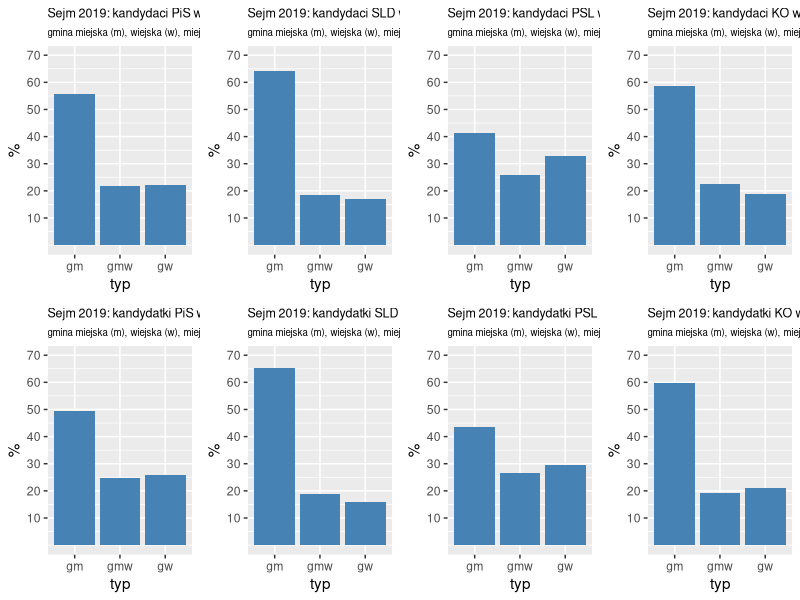
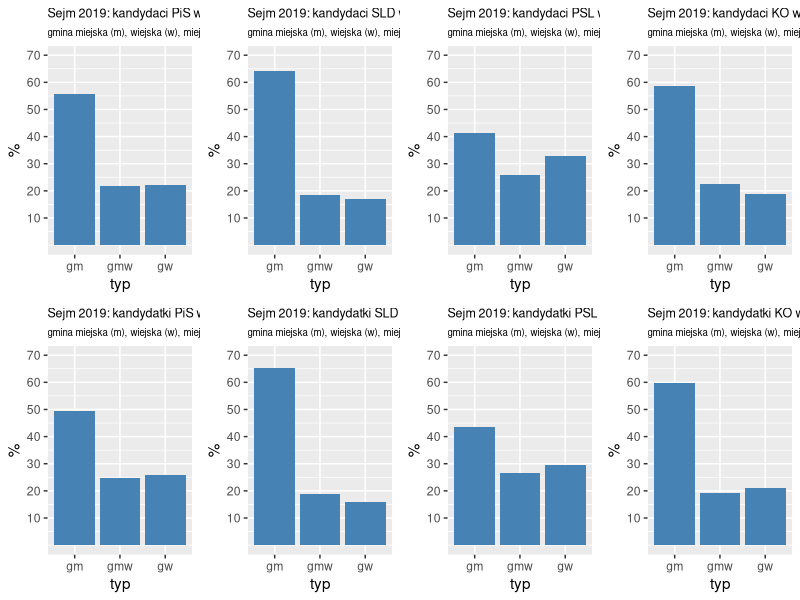

Write the R code that produced these figures, in order.
require(ggplot2)
require(ggpubr)


k0 <- read.csv("kandydaci_sejm_cc00.csv", sep = ';',  header=T, na.string="NA");
k0 <- subset(k0, (komitet == "PiS" | komitet == "KOBW" | komitet == "PSL" | komitet == "SLD"))

k0$typ <- gsub('mm', 'gm', k0$typ)


total <- 918
total5 <- 41 * 5

gminaN <- ggplot(k0) +
 ggtitle("Sejm 2019: kandydaci wg m. zamieszkania") +
 ylab(label="N") +
 geom_bar(aes(x = typ), fill="#e2891d")

gminaP <- ggplot(k0, aes(x = typ)) + 
 ggtitle("Sejm 2019: kandydaci wg m. zamieszkania") +
 ylab(label="%") +
 scale_y_continuous(breaks=c(0.1, 0.2, 0.3, 0.4, 0.5, 0.6, 0.7, 0.8, 0.9), labels=c("10", "20", "30", "40", "50", "60", "70", "80", "90")) +
 ##geom_bar(aes(y = (..count..)/total5), fill="steelblue")
 geom_bar(aes(y = (..count..)/sum(..count..)), fill="steelblue")

#gminaN
#gminaP 

kx <-  subset(k0, (plec == "Kobieta" ))

gminaP.kobiety <- ggplot(kx, aes(x = typ)) + 
 ggtitle("Sejm 2019: kandydaci wg m. zamieszkania (kobiety)") +
 ylab(label="%") +
 scale_y_continuous(breaks=c(0.1, 0.2, 0.3, 0.4, 0.5, 0.6, 0.7, 0.8, 0.9), labels=c("10", "20", "30", "40", "50", "60", "70", "80", "90")) +
 geom_bar(aes(y = (..count..)/sum(..count..)), fill="steelblue")

#gminaP.kobiety 

## kobiety vs typ gminy

kk <-  subset(kx, (komitet == "PiS" ))
gminaP.pis.k <- ggplot(kk, aes(x = typ)) + 
 ggtitle("Sejm 2019: kandydatki PiS wg m. zamieszkania", subtitle="gmina miejska (m), wiejska (w), miejsko-wiejska (mw)") +
 ylab(label="%") +
 scale_y_continuous(breaks=c(0.1, 0.2, 0.3, 0.4, 0.5, 0.6, 0.7), labels=c("10", "20", "30", "40", "50", "60", "70"), limits = c(0, 0.70)) +
 theme(plot.title = element_text(size=9))+
 theme(plot.subtitle = element_text(size=7))+
 geom_bar(aes(y = (..count..)/sum(..count..)), fill="steelblue")

#gminaP.pis.k

kk <-  subset(kx, (komitet == "SLD" ))

gmina.sld.k <- ggplot(kk, aes(x = typ)) + 
 ggtitle("Sejm 2019: kandydatki SLD wg m. zamieszkania") +
 ylab(label="N") +
 geom_bar(aes(x = typ), fill="steelblue")

#gmina.sld.k

gminaP.sld.k <- ggplot(kk, aes(x = typ)) +
 ggtitle("Sejm 2019: kandydatki SLD wg m. zamieszkania", subtitle="gmina miejska (m), wiejska (w), miejsko-wiejska (mw)") +
 ylab(label="%") +
 scale_y_continuous(breaks=c(0.1, 0.2, 0.3, 0.4, 0.5, 0.6, 0.7), labels=c("10", "20", "30", "40", "50", "60", "70"), limits = c(0, 0.70)) +
 ## jeżeli za małe limits to nie wykreśla Removed 1 rows containing missing values (geom_bar)
 ## no dokładnie ten `bar' który jest za duży
 ##scale_y_continuous(breaks=c(0.1, 0.2, 0.3, 0.4, 0.5), labels=c("10", "20", "30", "40", "50"), limits = c(0, 0.50)) +
 theme(plot.title = element_text(size=9))+
 theme(plot.subtitle = element_text(size=7))+
 geom_bar(aes(y = (..count..)/sum(..count..)), fill="steelblue")

#gminaP.sld.k

kk <-  subset(kx, (komitet == "PSL" ))
gminaP.psl.k <- ggplot(kk, aes(x = typ)) + 
 ggtitle("Sejm 2019: kandydatki PSL wg m. zamieszkania", subtitle="gmina miejska (m), wiejska (w), miejsko-wiejska (mw)") +
 ylab(label="%") +
 scale_y_continuous(breaks=c(0.1, 0.2, 0.3, 0.4, 0.5, 0.6, 0.7), labels=c("10", "20", "30", "40", "50", "60", "70"), limits = c(0, 0.70)) +
 theme(plot.title = element_text(size=9))+
 theme(plot.subtitle = element_text(size=7))+
 geom_bar(aes(y = (..count..)/sum(..count..)), fill="steelblue")

kk <-  subset(kx, (komitet == "KOBW" ))
gminaP.kobw.k <- ggplot(kk, aes(x = typ)) + 
 ggtitle("Sejm 2019: kandydatki KO wg m. zamieszkania", subtitle="gmina miejska (m), wiejska (w), miejsko-wiejska (mw)") +
 ylab(label="%") +
 scale_y_continuous(breaks=c(0.1, 0.2, 0.3, 0.4, 0.5, 0.6, 0.7), labels=c("10", "20", "30", "40", "50", "60", "70"), limits = c(0, 0.70)) +
 theme(plot.title = element_text(size=9))+
 theme(plot.subtitle = element_text(size=7))+
 geom_bar(aes(y = (..count..)/sum(..count..)), fill="steelblue")

#gminaP.pis.k 
#gminaP.sld.k
#gminaP.psl.k
#gminaP.kobw.k

#ggarrange( gminaP.pis.k, gminaP.sld.k, gminaP.psl.k, gminaP.kobw.k, ncol = 2, nrow = 2)

##
## komitety vs typ gminy (k+m)
kx <-  subset(k0, (komitet == "PiS" ))
gminaP.pis <- ggplot(kx, aes(x = typ)) + 
 ggtitle("Sejm 2019: kandydaci PiS wg m. zamieszkania", subtitle="gmina miejska (m), wiejska (w), miejsko-wiejska (mw)") +
 ylab(label="%") +
 theme(plot.title = element_text(size=9))+
 theme(plot.subtitle = element_text(size=7))+
 scale_y_continuous(breaks=c(0.1, 0.2, 0.3, 0.4, 0.5, 0.6, 0.7), labels=c("10", "20", "30", "40", "50", "60", "70"), limits = c(0, 0.70)) +
 geom_bar(aes(y = (..count..)/sum(..count..)), fill="steelblue")
kx <-  subset(k0, (komitet == "SLD" ))
gminaP.sld <- ggplot(kx, aes(x = typ)) + 
 ggtitle("Sejm 2019: kandydaci SLD wg m. zamieszkania", subtitle="gmina miejska (m), wiejska (w), miejsko-wiejska (mw)") +
 ylab(label="%") +
 theme(plot.title = element_text(size=9))+
 theme(plot.subtitle = element_text(size=7))+
 scale_y_continuous(breaks=c(0.1, 0.2, 0.3, 0.4, 0.5, 0.6, 0.7), labels=c("10", "20", "30", "40", "50", "60", "70"), limits = c(0, 0.70)) +
 geom_bar(aes(y = (..count..)/sum(..count..)), fill="steelblue")
kx <-  subset(k0, (komitet == "PSL" ))
gminaP.psl <- ggplot(kx, aes(x = typ)) + 
 ggtitle("Sejm 2019: kandydaci PSL wg m. zamieszkania", subtitle="gmina miejska (m), wiejska (w), miejsko-wiejska (mw)") +
 ylab(label="%") +
 theme(plot.title = element_text(size=9))+
 theme(plot.subtitle = element_text(size=7))+
 scale_y_continuous(breaks=c(0.1, 0.2, 0.3, 0.4, 0.5, 0.6, 0.7), labels=c("10", "20", "30", "40", "50", "60", "70"), limits = c(0, 0.70)) +
 geom_bar(aes(y = (..count..)/sum(..count..)), fill="steelblue")
kx <-  subset(k0, (komitet == "KOBW" ))
gminaP.kobw <- ggplot(kx, aes(x = typ)) + 
 ggtitle("Sejm 2019: kandydaci KO wg m. zamieszkania", subtitle="gmina miejska (m), wiejska (w), miejsko-wiejska (mw)") +
 ylab(label="%") +
 theme(plot.title = element_text(size=9))+
 theme(plot.subtitle = element_text(size=7))+
 scale_y_continuous(breaks=c(0.1, 0.2, 0.3, 0.4, 0.5, 0.6, 0.7), labels=c("10", "20", "30", "40", "50", "60", "70"), limits = c(0, 0.70)) +
 geom_bar(aes(y = (..count..)/sum(..count..)), fill="steelblue")

ggarrange(gminaP.pis, gminaP.sld, gminaP.psl, gminaP.kobw, 
          gminaP.pis.k, gminaP.sld.k, gminaP.psl.k, gminaP.kobw.k, ncol = 4, nrow = 2)
ggsave(file="sejm_kandydaci2019.pdf", width=12)
######################
